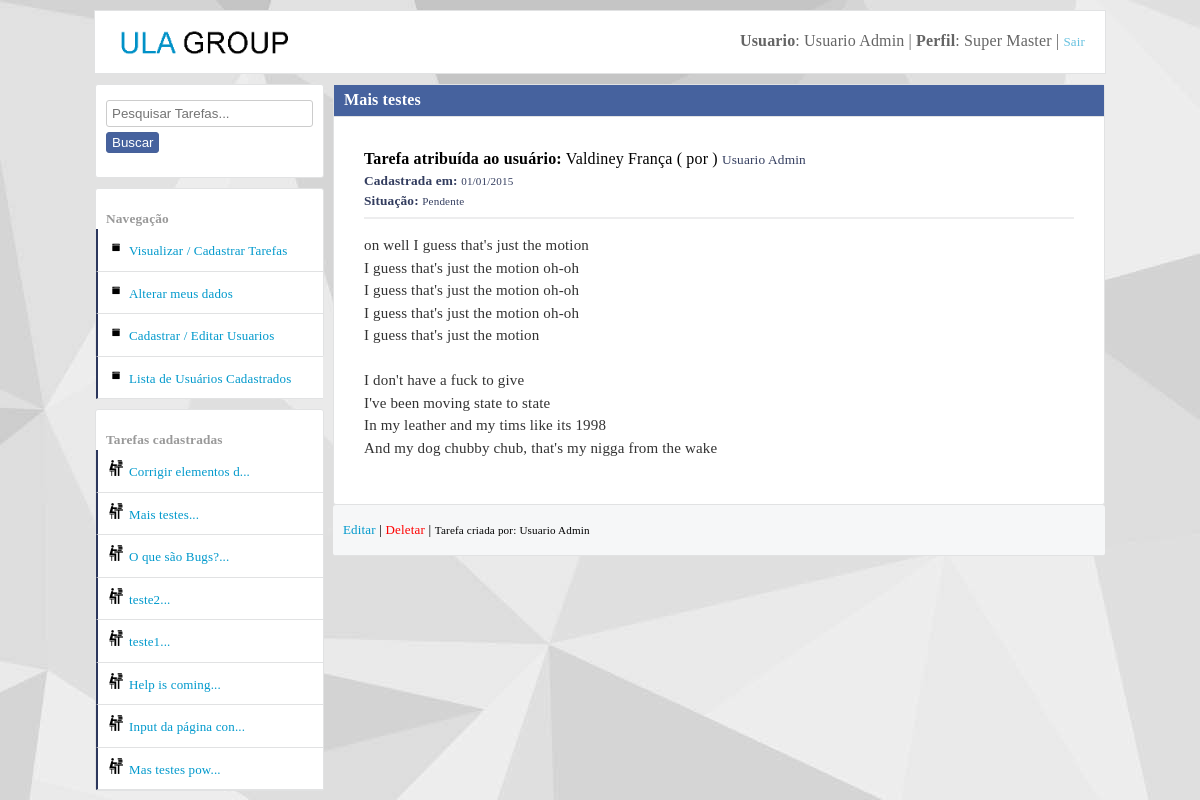
Screenshot of /visualizar_tarefa_completa.php?textoCompleto&id=17 (signed in) with the database file from the repository.
### tables this page shows
CREATE TABLE IF NOT EXISTS `tarefas` (
  `id` int(11) NOT NULL AUTO_INCREMENT,
  `titulo` varchar(50) NOT NULL,
  `texto` text NOT NULL,
  `vinculoUsuario` int(11) NOT NULL,
  `dataCadastro` varchar(10) NOT NULL,
  `situacao` int(11) DEFAULT NULL,
  `dataAcao` varchar(10) DEFAULT NULL,
  `criadorDaTarefa` int(11) NOT NULL,
  PRIMARY KEY (`id`),
  KEY `fk_criador_da_tarefa` (`criadorDaTarefa`),
  KEY `fk_quem_vai_fazer_a_tarefa` (`vinculoUsuario`)
);

CREATE TABLE IF NOT EXISTS `usuarios` (
  `id` int(11) NOT NULL AUTO_INCREMENT,
  `nome` varchar(40) NOT NULL,
  `login` varchar(40) NOT NULL,
  `senha` varchar(10) NOT NULL,
  `dataCadastro` varchar(10) NOT NULL,
  `perfil` int(11) NOT NULL,
  `perfil_master_master` int(11) DEFAULT NULL,
  PRIMARY KEY (`id`)
);

### Container.class.php (called while the page is built, shortened)
<?php
class Container
{
	public static function getUsuario()
	{
		$usuario = new UsuarioModel(self::getConexao());
		return $usuario;
	}
	public static function getConexao()
	{
		$servidor = "false";
		if ($servidor == "true")
		{
			$conexao = new Conexao("mysql.hostinger.com.br","u592982482_ney","u592982482_ney","32402709ney");
		}
		else
		{
			$conexao = new Conexao("localhost","tarefas","root","");
		}
	    return $conexao;
	}
}

### db/Conexao.class.php (called while the page is built, shortened)
<?php
class Conexao implements ConexaoInterface
{
	private $host;
	private $db;
	private $user;
	private $password;
	public function __construct($host, $db, $user, $password)
	{
		$this->host = $host;
		$this->db = $db;
		$this->user = $user;
		$this->password = $password;
	}
	public function connect()
	{
		return new \PDO("mysql:host={$this->host};dbname={$this->db}",$this->user,$this->password);
	}
}

### models/UsuarioModel.class.php (called while the page is built, shortened)
<?php
class UsuarioModel
{
	private $tableName = "usuarios";
	private $db;
	public function __construct(ConexaoInterface $conexao)
	{
		$this->db = $conexao->connect();
	}
	public function listarWhere($campo, $valor)
	{
		if ($campo == "id")
		{
			$valor = (int) $valor;
		}
		$query = $this->db->prepare("select * from {$this->tableName} where {$campo} = ?");
		$query->execute(array($valor));
		return $query->fetchAll(PDO::FETCH_OBJ);
	}
	public function colecaoUsuarioTarefas()
	{
		$query = $this->db->prepare("select usuarios.id as idUsuario, tarefas.id as idTarefas,
        nome, login, perfil, usuarios.dataCadastro as usuarioDataDoCadastro,
        titulo, texto, tarefas.dataCadastro as tarefasDataDoCadastro,
        situacao, dataAcao, criadorDaTarefa, vinculoUsuario
        from usuarios join tarefas on tarefas.criadorDaTarefa =
        usuarios.id order by tarefas.id desc");
        $query->execute();
		return $query->fetchAll(PDO::FETCH_OBJ);
	}
	public function colecaoUsuarioTarefasWhere($campo, $valor)
	{
		if ($campo == "tarefas.id")
		{
			$valor = (int) $valor;
		}
		$query = $this->db->prepare("select usuarios.id as idUsuario, tarefas.id as idTarefas,
        nome, login, perfil, usuarios.dataCadastro as usuarioDataDoCadastro,
        titulo, texto, tarefas.dataCadastro as tarefasDataDoCadastro,
        situacao, dataAcao, criadorDaTarefa, vinculoUsuario
        from usuarios join tarefas on tarefas.criadorDaTarefa =
        usuarios.id where {$campo} = ?");
        $query->execute(array($valor));
		return $query->fetchAll(PDO::FETCH_OBJ);
	}
}

### visualizar_tarefa_completa.php (called while the page is built)
<?php
require_once("dashboard.php");
?>

### utilidades/functions.php (called while the page is built, shortened)
<?php
function DelimitarPorTamnho($entrada,$tamanho,$acabamento)
{
	$saida = str_split($entrada,$tamanho);
    return $saida[0].$acabamento;
}
function situacaoTarefa($situacao)
{
	if ($situacao == "1")
	{
		return "Pendente";
	}
	elseif ($situacao == "2")
	{
		return "Sendo Feita";
	}
	elseif ($situacao == "3")
	{
		return "Feita";
	}
}

### layout_parts/area_left.php (the view, shortened to what this page needs)
<div id="main-area-left">
<section class="left">
<div class="div_oculta_left">
<form method="get" action="dashboard.php">
	<input type="search" name="input_pesquisa" id="input_pesquisa" placeholder="Pesquisar Tarefas...">
	<button type="submit" class="button-postar">Buscar</button>
</form>
</div>
</section>
<section class="left">
<br>
<b>Navegação</b>
<ul id="menu-left" class="cadastrar-usuario">
	<li><a href="dashboard.php">Visualizar / Cadastrar Tarefas</a></li>
	<li><a href="alterar_meus_dados.php?alterarMeusDados">Alterar meus dados</a></li>
	<?php if ($_SESSION["perfil"] == "1"): ?>
	<li><a href="cadastrar_usuarios.php">Cadastrar / Editar Usuarios</a></li>
	<?php endif; ?>
</ul>
</section>
<ul id="menu-left" class="cadastrar-usuario">
<li><a href="#" class="show_menu_usuarios_cadastrados">Lista de Usuários Cadastrados</a></li>
</ul>
<section class="left">
<br>
<b>Tarefas cadastradas</b>
<ul id="menu-left" class="cadastrar-usuario">
	<?php foreach($usuario->colecaoUsuarioTarefas() as $listar):?>
	  <li><a class="link-arquivos" href="visualizar_tarefa_completa.php?textoCompleto&id=<?php echo $listar->idTarefas; ?>" title="<?php echo $listar->titulo . ": (" . $listar->tarefasDataDoCadastro ." )"; ?>"><?php echo DelimitarPorTamnho($listar->titulo, 20, "..."); ?></a></li>
    <?php endforeach; ?>
</ul>
</section>
</div>

### layout_parts/area_textarea_postagem_completa.php (shortened to what this page needs)
<?php foreach($usuario->colecaoUsuarioTarefasWhere("tarefas.id",$id) as $listar):
foreach($usuario->listarWhere("id",$listar->vinculoUsuario) as $list)
{
	$_nomeDoUsuarioTarefaAtibuida = $list->nome;
}
?>
<section class="areas apresenta-tarefas">
<h1 class="h1-title-tarefas"><?php echo $listar->titulo; ?></h1>
<div class="info-areas">
<b>Tarefa atribuída ao usuário:</b> <?php echo $_nomeDoUsuarioTarefaAtibuida; ?></small> ( por ) <small><?php echo $listar->nome; ?><br>
<b>Cadastrada em:</b> <small><?php echo $listar->tarefasDataDoCadastro; ?></small> <br>
<b>Situação:</b> <small><?php echo situacaoTarefa($listar->situacao); ?></small> <br>
<hr>
<p><?php echo nl2br($listar->texto); ?></p>
</div>
</section>
<div class="footer-areas">
<?php
if ($_SESSION["perfil"] == "1"):
?>
 <a href="editar_tarefas.php?editar&id=<?php echo $listar->idTarefas;?>" class="editar" title="Editar essa Tarefa">Editar</a> |
 <a href="tarefa_controller.php?deletar&id=<?php echo $listar->idTarefas;?>" class="deletar" title="Deletar essa Tarefa">Deletar</a> |
 <small>Tarefa criada por: <?php echo $listar->nome; ?></small>
<?php endif; ?>
</div>
<?php endforeach; ?>

### css/style.css (style rules this page uses)
body { background:#e9eaed; font-family:Tahoma!important; margin:0; margin-top:10px; font-family: "freight-text-pro",Georgia,Cambria,"Times New Roman",Times,serif; letter-spacing: 0.01rem; font-weight: 400; font-style: normal; line-height: 1.5; background-image:url("css_img/fundo.jpg")!important; background-attachment: fixed; }
.areas { width:750px; height:auto; min-height:200px; background:#ffffff; margin:auto; border-radius:3px; border:1px solid #e1e2e3; margin-top:0px; padding:10px; }
.apresenta-tarefas h1 { display:block; padding:10px; padding-bottom:1px; background:#f6f7f8; padding-top:0!important; line-height:30px!important; border-bottom:1px solid #e1e2e3; margin-bottom:0!important; }
.apresenta-tarefas { padding:0; width:770px; }
.apresenta-tarefas small { color:#333d5f; }
hr { opacity:0.60; border:1px solid #e1e2e3; }
.info-areas { padding:30px; font-family: "freight-text-pro",Georgia,Cambria,"Times New Roman",Times,serif; letter-spacing: 0.01rem; font-weight: 400; font-style: normal; line-height: 1.5; }
.info-areas p { font-size:15px; }
.footer-areas { display:block; padding:0; padding-bottom:1px; background:#f6f7f8; padding-top:10!important; padding-bottom:10!important; line-height:30px!important; border-bottom:1px solid #e1e2e3; min-height:10px; border-radius:3px; border-left:0; border-right:0; padding-left:10px; margin-bottom:10px; }
.areas p { color:#333333; }
.areas h1,h2,h3,h4 { margin:0; margin-bottom:10px; color:#999999; }
.button-postar { padding:5px; background:#46629e; border:1px solid #476199; border-radius:3px; color:white; margin:11px 0px; cursor:pointer; font-weight:bold; }
#main-area-left { width:229px; }
.left { width:227px; background:white; height:auto; margin-top:10px; border:1px solid #e1e2e3; border-radius:3px; }
.left b { margin-left:10px; margin-top:10px!important; color:#999999; }
input { width:300px; padding:5px; border-radius:3px; border:1px solid #cccccc; outline:none; margin-top:5px; margin-bottom:5px; }
button { margin-top:8px; }
a { color:#0099cc; font-size:13px; text-decoration:none; }
ul { margin:0; padding:0; list-style:none; }
#menu-left a { display:block; padding:10px; background:white; border-bottom:1px solid #e1e2e3; border-left:2px solid #2c375d; }
.cadastrar-usuario a::before { content: url(css_img/icone_cadastrar_usuario.png); margin-right:5px; }
.link-arquivos::before { content: url(css_img/icone_arquivos.png)!important; margin-right:5px; }
.deletar { color:#ff0000; }
.h1-title-tarefas { background:#46629e!important; color:white!important; }
.show_menu_usuarios_cadastrados { display:block; padding-top:10px; padding-bottom:10px; background:white; width:205px; border-left:2px solid #009900; margin-left:1px; margin-top:-1px; }
.div_oculta_left { padding:10px; padding-bottom:0; }
.div_oculta_left input { width:207px; }
.div_oculta_left button { margin-top:0px; padding-top:2px; padding-bottom:2px; font-weight:normal; }

### css/SimpleAnimationCSS.css (style rules this page uses)
.comes-here { -webkit-animation:comes-here 1.5s 1; -moz-animation:comes-here 1.5s 1; -o-animation:comes-here 1.5s 1; -ms-animation:comes-here 1.5s 1; }

### rows the page displays
tarefas: titulo "Mais testes", vinculoUsuario.nome "Valdiney França", criadorDaTarefa.nome "Usuario Admin", dataCadastro "01/01/2015", situacao "Pendente", texto "on well I guess that's just the motion I guess that's just the motion oh-oh I guess that's just the motion oh-oh I guess that's just the motion oh-oh I guess that's just the motion I don't have a fuck to give I've been moving state to state In my leather and my tims like its 1998 And my dog chubby chub, that's my nigga from the wake", titulo "Mais testes..."
tarefas: titulo "Corrigir elementos d..."
tarefas: titulo "O que são Bugs?..."
tarefas: titulo "teste2..."
tarefas: titulo "teste1..."
tarefas: titulo "Help is coming..."
tarefas: titulo "Input da página con..."
tarefas: titulo "Mas testes pow..."

### other values shown
$_SESSION["nome"] "Usuario Admin"
$tipoPerfil "Super Master"
